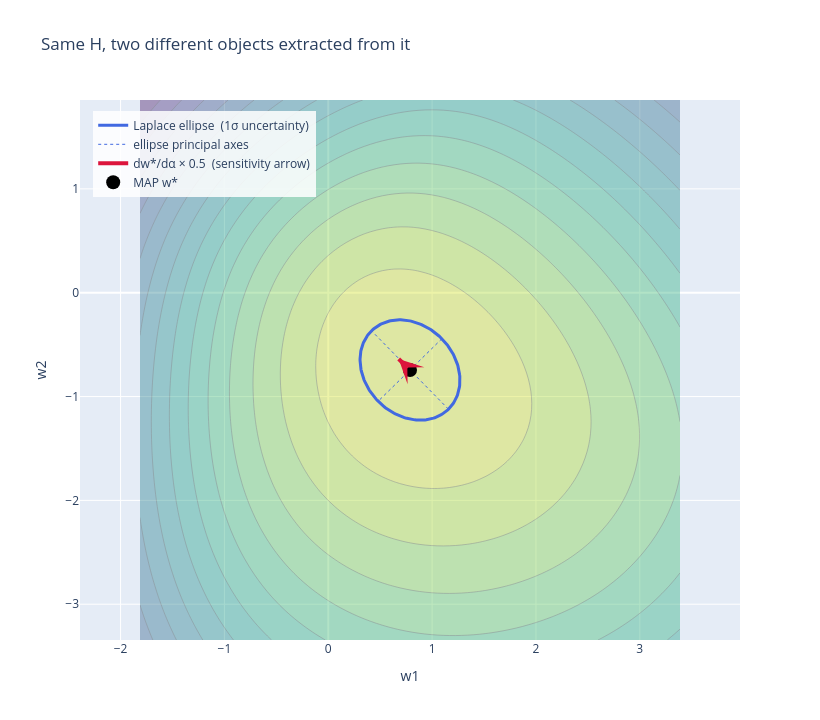

This figure's notebook cell:
### Markdown cell above
## The conceptual punchline: ellipse vs. arrow at the same point

Same Hessian $H$. Same MAP $w^*$. Two completely different geometric objects extracted from $H$:

- **Blue ellipse** — $H^{-1}$ as a *quadratic form* — the **uncertainty** around $w^*$. A region. No preferred direction along its principal axes.
- **Red arrow** — $H^{-1}$ as a *linear operator applied to $\nabla^2_{w \alpha} f$* — the **responsiveness** of $w^*$ to a change in $\alpha$. A single direction. With sign and magnitude.

The ellipse asks: *if the data spoke a little less loudly, how spread out would my belief be?*

The arrow asks: *if my model assumption $\alpha$ were slightly different, where would my point estimate move?*

Different questions. Same Hessian. Different extractions.

### Code cell
ARROW = 0.5
arrow_end = w_star + ARROW * dw_dalpha_implicit

fig = go.Figure([
    go.Contour(x=w1_range, y=w2_range, z=Z, colorscale='Viridis', showscale=False, opacity=0.4,
               contours=dict(start=Z.min(), end=z_at_map,
                             size=(z_at_map - Z.min()) / 15)),
    go.Scatter(x=ellipse_1[0], y=ellipse_1[1], mode='lines',
               line=dict(color='royalblue', width=3),
               name='Laplace ellipse  (1σ uncertainty)'),
])

# eigenvector axes (cosmetic, dotted)
for i, lam in enumerate(eigvals):
    half = np.sqrt(lam) * eigvecs[:, i]
    fig.add_trace(go.Scatter(
        x=[w_star[0] - half[0], w_star[0] + half[0]],
        y=[w_star[1] - half[1], w_star[1] + half[1]],
        mode='lines',
        line=dict(color='royalblue', width=1, dash='dot'),
        showlegend=(i == 0),
        name='ellipse principal axes' if i == 0 else None,
    ))

# Jacobian arrow
fig.add_trace(go.Scatter(
    x=[w_star[0], arrow_end[0]], y=[w_star[1], arrow_end[1]],
    mode='lines',
    line=dict(color='crimson', width=4),
    name='dw*/dα × 0.5  (sensitivity arrow)',
))
fig.add_annotation(
    x=arrow_end[0], y=arrow_end[1],
    ax=w_star[0], ay=w_star[1],
    xref='x', yref='y', axref='x', ayref='y',
    showarrow=True, arrowhead=3, arrowwidth=4, arrowcolor='crimson',
)

fig.add_trace(go.Scatter(x=[w_star[0]], y=[w_star[1]], mode='markers',
                         marker=dict(size=14, color='black'), name='MAP w*'))

fig.update_layout(
    width=820, height=720,
    title='Same H, two different objects extracted from it',
    xaxis_title='w1', yaxis_title='w2',
    legend=dict(yanchor='top', y=0.98, xanchor='left', x=0.02,
                bgcolor='rgba(255,255,255,0.85)'),
)
fig.update_yaxes(scaleanchor='x', scaleratio=1)
fig.show()

### Figure 1 — Plotly figure (JSON) as saved in the notebook; plotly's stock layout.template omitted (floating-point values rounded to 4 significant figures; data arrays with more than 128 entries replaced by an {"elided": "..."} marker saying what was removed)
{"data": [{"colorscale": [[0.0, "#440154"], [0.1111, "#482878"], [0.2222, "#3e4989"], [0.3333, "#31688e"], [0.4444, "#26828e"], [0.5556, "#1f9e89"], [0.6667, "#35b779"], [0.7778, "#6ece58"], [0.8889, "#b5de2b"], [1.0, "#fde725"]], "contours": {"end": -9.628, "size": 2.252, "start": -43.41}, "opacity": 0.4, "showscale": false, "type": "contour", "x": [-1.813, -1.754, -1.696, -1.638, -1.579, -1.521, -1.462, -1.404, -1.345, -1.287, -1.229, -1.17, -1.112, -1.053, -0.9949, -0.9365, -0.8781, -0.8196, -0.7612, -0.7028, -0.6444, -0.5859, -0.5275, -0.4691, -0.4107, -0.3522, -0.2938, -0.2354, -0.1769, -0.1185, -0.06009, -0.001668, 0.05676, 0.1152, 0.1736, 0.232, 0.2905, 0.3489, 0.4073, 0.4657, 0.5242, 0.5826, 0.641, 0.6995, 0.7579, 0.8163, 0.8747, 0.9332, 0.9916, 1.05, 1.108, 1.167, 1.225, 1.284, 1.342, 1.401, 1.459, 1.517, 1.576, 1.634, 1.693, 1.751, 1.81, 1.868, 1.926, 1.985, 2.043, 2.102, 2.16, 2.219, 2.277, 2.335, 2.394, 2.452, 2.511, 2.569, 2.628, 2.686, 2.744, 2.803, 2.861, 2.92, 2.978, 3.037, 3.095, 3.153, 3.212, 3.27, 3.329, 3.387], "y": [-3.344, -3.286, -3.228, -3.169, -3.111, -3.052, -2.994, -2.935, -2.877, -2.819, -2.76, -2.702, -2.643, -2.585, -2.526, -2.468, -2.41, -2.351, -2.293, -2.234, -2.176, -2.117, -2.059, -2.001, -1.942, -1.884, -1.825, -1.767, -1.708, -1.65, -1.592, -1.533, -1.475, -1.416, -1.358, -1.299, -1.241, -1.183, -1.124, -1.066, -1.007, -0.9489, -0.8905, -0.8321, -0.7736, -0.7152, -0.6568, -0.5983, -0.5399, -0.4815, -0.4231, -0.3646, -0.3062, -0.2478, -0.1894, -0.1309, -0.0725, -0.01408, 0.04435, 0.1028, 0.1612, 0.2196, 0.2781, 0.3365, 0.3949, 0.4533, 0.5118, 0.5702, 0.6286, 0.687, 0.7455, 0.8039, 0.8623, 0.9208, 0.9792, 1.038, 1.096, 1.154, 1.213, 1.271, 1.33, 1.388, 1.447, 1.505, 1.563, 1.622, 1.68, 1.739, 1.797, 1.856], "z": {"elided": "90x90 float values"}}, {"line": {"color": "royalblue", "width": 3}, "mode": "lines", "name": "Laplace ellipse  (1σ uncertainty)", "type": "scatter", "x": {"elided": "240 float values"}, "y": {"elided": "240 float values"}}, {"line": {"color": "royalblue", "dash": "dot", "width": 1}, "mode": "lines", "name": "ellipse principal axes", "showlegend": true, "type": "scatter", "x": [1.094, 0.4802], "y": [-0.4432, -1.046]}, {"line": {"color": "royalblue", "dash": "dot", "width": 1}, "mode": "lines", "showlegend": false, "type": "scatter", "x": [1.158, 0.4166], "y": [-1.122, -0.3669]}, {"line": {"color": "crimson", "width": 4}, "mode": "lines", "name": "dw*/dα × 0.5  (sensitivity arrow)", "type": "scatter", "x": [0.7871, 0.6784], "y": [-0.7444, -0.6389]}, {"marker": {"color": "black", "size": 14}, "mode": "markers", "name": "MAP w*", "type": "scatter", "x": [0.7871], "y": [-0.7444]}], "layout": {"annotations": [{"arrowcolor": "crimson", "arrowhead": 3, "arrowwidth": 4, "ax": 0.7871, "axref": "x", "ay": -0.7444, "ayref": "y", "showarrow": true, "x": 0.6784, "xref": "x", "y": -0.6389, "yref": "y"}], "height": 720, "legend": {"bgcolor": "rgba(255,255,255,0.85)", "x": 0.02, "xanchor": "left", "y": 0.98, "yanchor": "top"}, "title": {"text": "Same H, two different objects extracted from it"}, "width": 820, "xaxis": {"title": {"text": "w1"}}, "yaxis": {"scaleanchor": "x", "scaleratio": 1, "title": {"text": "w2"}}}}
